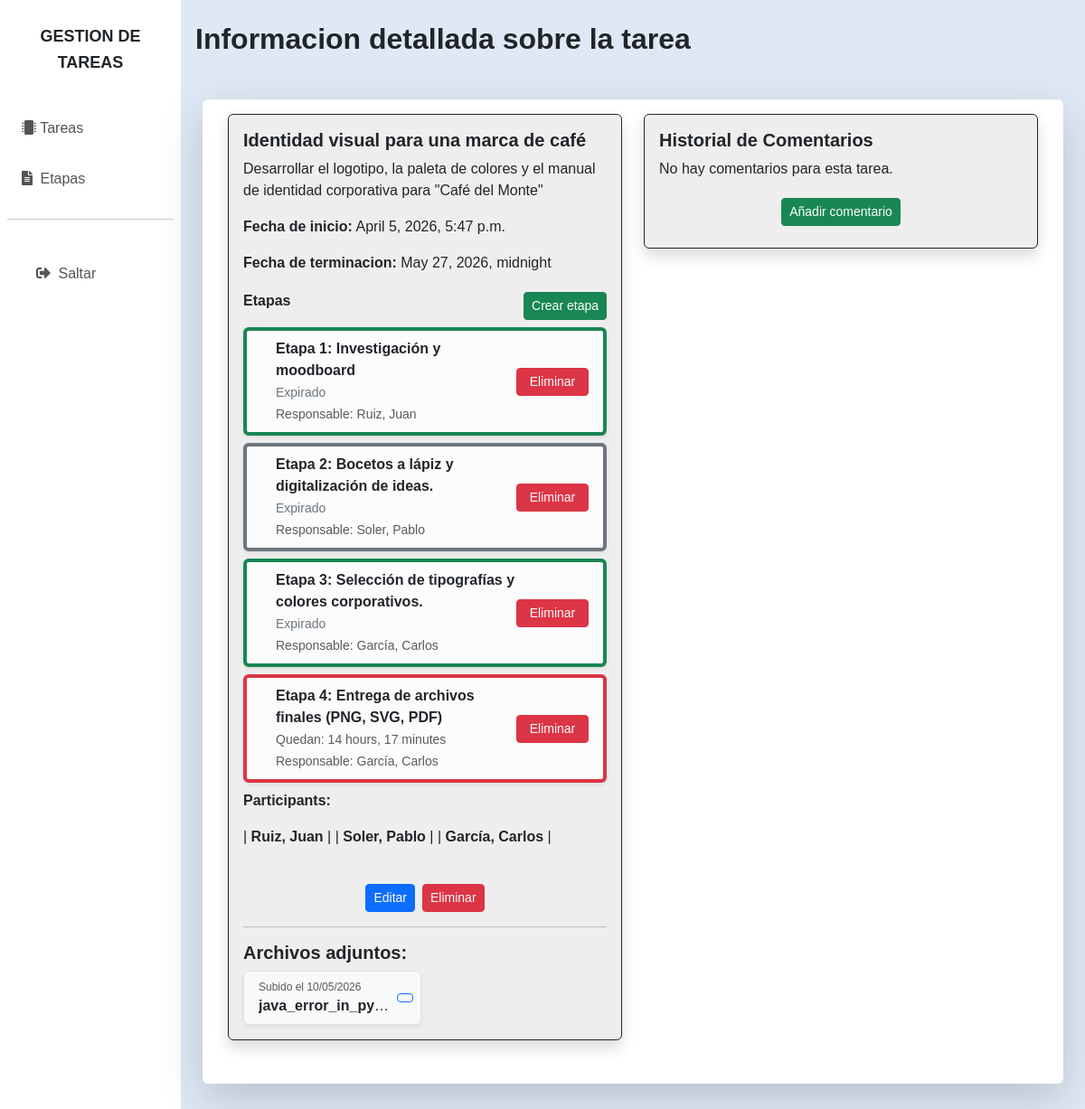
The app's page /tasks/2/ (signed in) with its own data.
### taskapp/models.py (models this page shows, shortened)
class Task(models.Model):
    title = models.CharField(max_length=100, verbose_name='titulo')
    description = models.TextField(null=False, blank=True, verbose_name='descripcion')
    start_date = models.DateTimeField(auto_now_add=True)
    end_date = models.DateTimeField(verbose_name='fecha de terminacion')
    status = models.BooleanField(default=False, verbose_name='completada')
    author = models.ForeignKey(
        settings.AUTH_USER_MODEL,
        on_delete=models.CASCADE,
        related_name='created_tasks',
        verbose_name='Autor de la tarea',
        null=True,
        blank=True
    )
    students = models.ManyToManyField(
        settings.AUTH_USER_MODEL,
        related_name='tasks_as_student',
        limit_choices_to={'is_student': True},
        verbose_name='alumnos'
    )
    tutor = models.ForeignKey(
        settings.AUTH_USER_MODEL,
        on_delete=models.PROTECT,
        related_name='tasks_as_tutor',
        limit_choices_to={'is_tutor': True},
        verbose_name='tutor')
    course = models.ForeignKey(
        Course,
        on_delete=models.PROTECT,
        related_name='tasks',
        verbose_name='cursos')

class Stage(models.Model):
    count = models.PositiveIntegerField(verbose_name='orden')
    title = models.CharField(max_length=100, verbose_name='titulo')
    description = models.TextField(null=False, blank=True, verbose_name='descripcion')
    start_date = models.DateTimeField(auto_now_add=True, verbose_name='fecha de inicio')
    end_date = models.DateTimeField(verbose_name='fecha de terminacion')
    status = models.BooleanField(default=False, verbose_name='completada')
    task = models.ForeignKey(
        Task,
        on_delete=models.CASCADE,
        related_name='stages',
        verbose_name='tarea')
    student = models.ForeignKey(
        settings.AUTH_USER_MODEL,
        on_delete=models.PROTECT,
        related_name='stages',
        limit_choices_to={'is_student': True},
        verbose_name='alumno')
    class Meta:
        ordering = ['task', 'count']
    @property
    def days_left(self):
        if self.end_date:
            delta = self.end_date - timezone.now()
            return delta.days
        return None

class TaskFile(models.Model):
    task = models.ForeignKey(
        Task,
        on_delete=models.CASCADE,
        related_name='files',
        verbose_name='tarea'
    )
    file = models.FileField(
        upload_to='tasks/attachments/%Y/%m/%d/',
        verbose_name='archivo'
    )
    uploaded_at = models.DateTimeField(auto_now_add=True)
    def filename(self):
        return os.path.basename(self.file.name)

### myauth/models.py (models this page shows)
class User(AbstractBaseUser, PermissionsMixin):
    is_student = models.BooleanField(default=False)
    is_tutor = models.BooleanField(default=False)
    dni = models.CharField(max_length=10, unique=True)
    name = models.CharField(max_length=100)
    last_name = models.CharField(max_length=200)
    email = models.EmailField(unique=True)
    birthdate = models.DateField(null=True, blank=True)
    group = models.ForeignKey(
        'taskapp.Group',
        on_delete=models.PROTECT,
        related_name='users',
        null=True, # Optional: helps if you create a superuser without a department
        blank=True
    )
    is_active = models.BooleanField(default=True)
    is_staff = models.BooleanField(default=False)
    date_joined = models.DateTimeField(auto_now_add=True)
    objects = UserManager()
    USERNAME_FIELD = "email"   # Students will login using email
    REQUIRED_FIELDS = ["name"] # Fields prompted for during 'createsuperuser'
    def __str__(self):
        return f"{self.last_name}, {self.name}"

### taskapp/views.py (the view)
# urls.py: path('tasks/<int:pk>/', TaskDetailView.as_view(), name='task_detail'),  # Detalle y alumnos
class TaskDetailView(FormMixin, DetailView):
    model = Task
    template_name = 'tasks/task-detail.html'
    form_class = TaskForm
    def get_form_kwargs(self):
        kwargs = super(TaskDetailView, self).get_form_kwargs()
        user_group = self.request.user.group
        kwargs['user_group'] = user_group
        return kwargs
    def get_context_data(self, **kwargs):
        context = super().get_context_data(**kwargs)
        context['comments'] = (CommentTask.objects.filter(task=self.object)
                               .select_related('user').order_by('-uploaded_at'))
        context['now'] = timezone.now()
        return context

### taskapp/templates/tasks/task-detail.html (shortened to what this page needs)
{% extends "_base.html" %}
{% block content %}
<h2 class="fw-bold">Informacion detallada sobre la tarea</h2>
<div class="row bg-white px-3 py-3 mx-2 my-5 rounded pb-5 shadow-lg">
    <div class="col">
        <div class="card border-dark shadow" style="background: #eee">
            <div class="card-body">
                <h5 class="card-title fw-bold">{{ object.title }}</h5>
                <p class="card-text">{{ object.description }}</p>
                <p class="card-text"><span class="card-text fw-semibold">Fecha de inicio:</span> {{ object.start_date }}</p>
                <p class="card-text"><span class="card-text fw-semibold">Fecha de terminacion:</span> {{ object.end_date }}</p>
                <div class="d-flex justify-content-between align-items-center">
                    <p class="card-text fw-semibold">Etapas</p>
                    {% if request.user.is_student %}
                    <div class="d-flex justify-content-center fw-bold mb-1">
                        <a href="/stages/new/?task={{ object.id }}" class="btn btn-success my-1 btn-sm">Crear etapa</a>
                    </div>
                    {% endif %}
                </div>
                <ul class="list-group">
                    {% for stage in object.stages.all %}
                    <li class="list-group-item list-group-item-light d-flex justify-content-between align-items-center mb-2
                    shadow-sm rounded border-start border-4
                            {% if stage.status %} border-success
                            {% elif stage.days_left < 0 %} border-secondary
                            {% elif stage.days_left < 2 %} border-danger
                            {% elif stage.days_left < 4 %} border-warning
                            {% else %} border-success
                            {% endif %}">
                        <div class="ps-3">
                            <a href="/stages/{{ stage.pk }}/" class="text-decoration-none link-dark fw-bold d-inline-block"
                               style="transition: transform 0.2s;"
                               onmouseover="this.style.transform='scale(1.1)'"
                               onmouseout="this.style.transform='scale(1)'">
                                Etapa {{ forloop.counter }}: {{ stage.title }}
                            </a>
                            <br>
                            <small class="text-muted">
                                {% if stage.end_date < now %}
                                    <span class="text-secondary">Expirado</span>
                                {% else %}
                                    Quedan: {{ stage.end_date|timeuntil }}
                                {% endif %}
                            </small>
                            <br>
                            <small class="text-muted">
                                    Responsable: {{ stage.student }}
                            </small>
                        </div>
                        {% if request.user.is_student %}
                            <div class="ms-auto">
                                <a href="/stages/{{ stage.pk }}/delete" class="btn btn-danger btn-sm" style="min-width: 80px;">
                                    Eliminar
                                </a>
                            </div>
                        {% endif %}
                    </li>
                    {% empty %}
                        <li class="list-group-item text-muted text-center">No hay etapas</li>
                    {% endfor %}
                </ul>
                <p class="card-text fw-semibold">Participants:</p>
                 <p>
                    {% for student in object.students.all %}
                         | <strong>{{ student }}</strong> |
                     {% endfor %}
                 </p>
                <br>
                {% if task.author == request.user %}
                <div class="d-flex justify-content-center fw-bold mx-1">
                    <a href="/tasks/{{ object.pk }}/edit/" class="btn btn-primary mx-1 btn-sm">Editar</a>
                    <a href="/tasks/{{ object.pk }}/delete/" class="btn btn-danger mx-1 btn-sm">Eliminar</a>
                </div>
                {% endif %}
                <hr>
                <div class="mt-3">
                    <h5 class="fw-bold"> Archivos adjuntos:</h5>
                    <div class="row g-2">
                        {% for file_obj in object.files.all %}
                            <div class="col-12 col-md-6">
                                <div class="d-flex align-items-center p-2 border rounded bg-light shadow-sm">
                                    <div class="flex-grow-1 text-truncate">
                                        <small class="d-block text-muted" style="font-size: 0.75rem;">
                                            Subido el {{ file_obj.uploaded_at|date:"d/m/Y" }}
                                        </small>
                                        <a href="{{ file_obj.file.url }}" class="text-decoration-none link-dark fw-bold" target="_blank">
                                            {{ file_obj.filename }}
                                        </a>
                                    </div>
                                    <a href="{{ file_obj.file.url }}" download class="btn btn-outline-primary btn-sm ms-2">
                                    </a>
                                </div>
                            </div>
                        {% empty %}
                            <p class="text-muted small italic">No hay archivos adjuntos.</p>
                        {% endfor %}
                    </div>
                </div>
            </div>
        </div>
    </div>
    <section class="col">
        <div class="card border-dark shadow" style="background: #eee">
             <div class="card-body">
                <h5 class="card-title fw-bold">Historial de Comentarios</h5>
                {% for comment in comments %}
                    <div class="card border-dark shadow p-2 mb-1" style="background: #eee">
                        <strong>{{ comment.user }}</strong>
                        <small>({{ comment.uploaded_at|date:"d/m/Y H:i" }})</small>
                        <p>{{ comment.comment|linebreaks }}</p>
                        {% if request.user == comment.user %}
                        <div class="d-flex justify-content-center fw-bold mx-1">
                            <a href="{% url 'commentapp:task_comment_edit' pk=comment.pk %}" class="btn btn-primary mx-1 btn-sm">Editar</a>
                            <a href="{% url 'commentapp:task_comment_delete' pk=comment.pk %}" class="btn btn-danger mx-1 btn-sm">Eliminar</a>
                        </div>
                        {% endif %}
                    </div>
                {% empty %}
                    <p>No hay comentarios para esta tarea.</p>
                {% endfor %}
                 <div class="d-flex justify-content-center fw-bold mb-1">
                        <a href="{% url 'commentapp:task_comment_create' %}?task={{ object.id }}" class="btn btn-success my-1 btn-sm">Añadir comentario</a>
                 </div>
             </div>
        </div>
    </section>
</div>
{% endblock %}

### myproject/static/style.css (style rules this page uses)
* { font-family: "Poppins", sans-serif; }
body { background: #dfe9f5; }

### records on screen
Task: title "Identidad visual para una marca de café", description "Desarrollar el logotipo, la paleta de colores y el manual de identidad corporativa para \"Café del Monte\"", start_date "April 5, 2026, 5:47 p.m.", end_date "May 27, 2026, midnight"
Stage: title "Investigación y moodboard", shows "Expirado", student "Ruiz, Juan"
Stage: title "Bocetos a lápiz y digitalización de ideas.", shows "Expirado", student "Soler, Pablo"
Stage: title "Selección de tipografías y colores corporativos.", shows "Expirado", student "García, Carlos", {{ stage.pk }} 8 (drawn)
Stage: title "Entrega de archivos finales (PNG, SVG, PDF)", end_date "14 hours, 17 minutes", student "García, Carlos"
User: last_name+name "Ruiz, Juan"
User: last_name+name "Soler, Pablo"
User: last_name+name "García, Carlos"
TaskFile: uploaded_at "10/05/2026", filename "java_error_in_py…"
